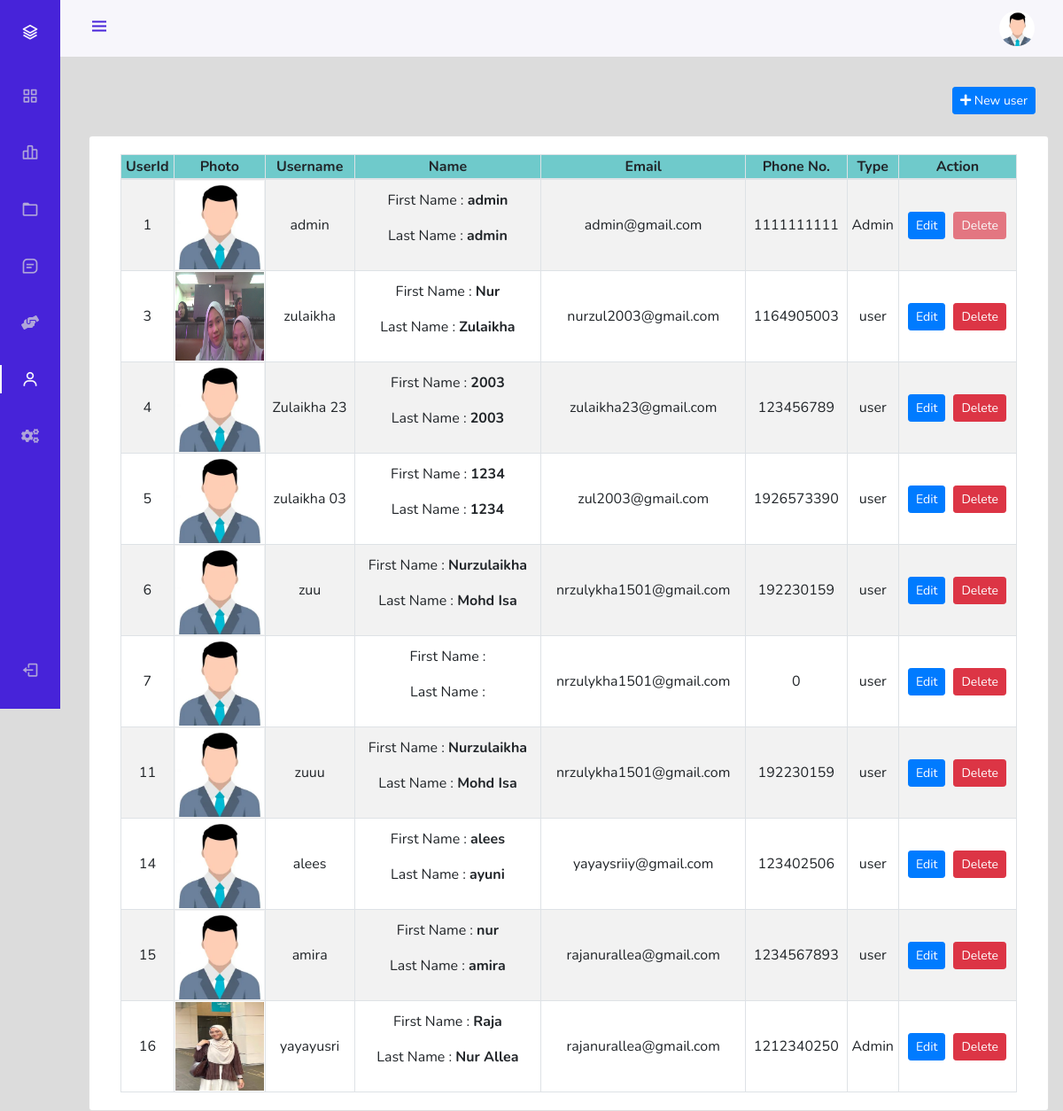
Before: /admin/index.php?page=userManage (signed in) with the older database file.
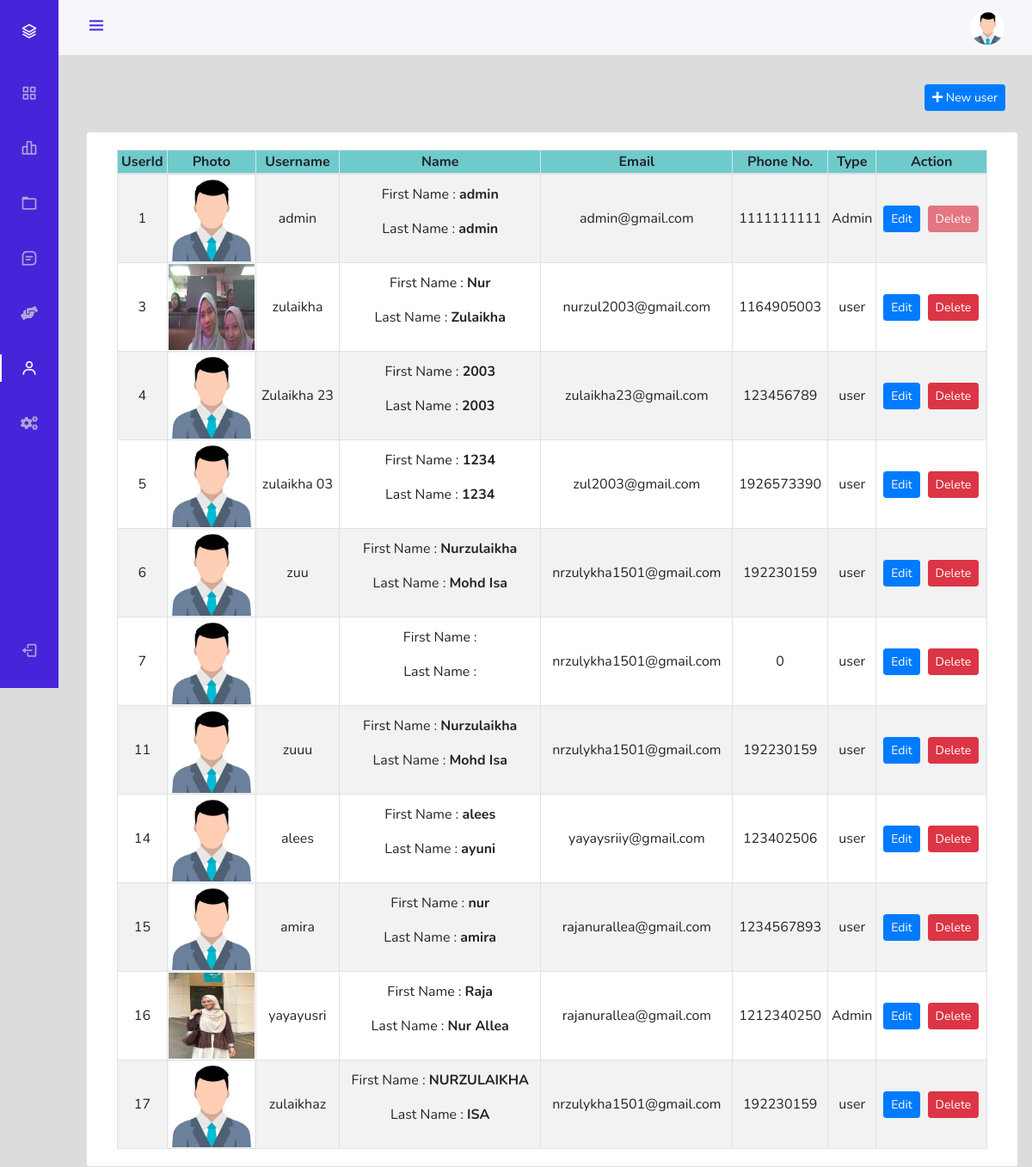
After: the same page with the newer database file.
### tables this page shows
CREATE TABLE `users` (
  `id` int(21) NOT NULL,
  `username` varchar(21) NOT NULL,
  `firstName` varchar(21) NOT NULL,
  `lastName` varchar(21) NOT NULL,
  `email` varchar(35) NOT NULL,
  `phone` bigint(20) NOT NULL,
  `userType` enum('0','1') NOT NULL DEFAULT '0' COMMENT '0=user\r\n1=admin',
  `password` varchar(255) NOT NULL,
  `verify_token` varchar(255) NOT NULL,
  `verify_status` tinyint(2) NOT NULL DEFAULT 0 COMMENT '0=no, 1=yes',
  `expDate` datetime DEFAULT NULL,
  `joinDate` datetime NOT NULL DEFAULT current_timestamp()
);

### admin/userManage.php (the view, shortened to what this page needs)
<div class="container-fluid" style="margin-top:98px">
	<div class="row">
        <div class="col-lg-12">
            <button class="btn btn-primary float-right btn-sm" data-toggle="modal" data-target="#newUser"><i class="fa fa-plus"></i> New user</button>
        </div>
	</div>
	    <br>
	<div class="row">
		<div class="card col-lg-12">
			<div class="card-body">
				<table class="table-striped table-bordered col-md-12 text-center">
                    <thead style="background-color: rgb(111 202 203);">
                        <tr>
                            <th>UserId</th>
                            <th style="width:7%">Photo</th>
                            <th>Username</th>
                            <th>Name</th>
                            <th>Email</th>
                            <th>Phone No.</th>
                            <th>Type</th>
                            <th>Action</th>
                        </tr>
                    </thead>
                    <tbody>
                        <?php
                            $sql = "SELECT * FROM users";
                            $result = mysqli_query($conn, $sql);
                            while($row=mysqli_fetch_assoc($result)) {
                                $Id = $row['id'];
                                $username = $row['username'];
                                $firstName = $row['firstName'];
                                $lastName = $row['lastName'];
                                $email = $row['email'];
                                $phone = $row['phone'];
                                $userType = $row['userType'];
                                if($userType == 0) {
								$userType = "user";
								    echo '<tr>
                                    <td>' .$Id. '</td>
                                    <td><img src="/DailyFreshOrderingSystem/img/person-' .$Id. '.jpg" alt="image for this user" onError="this.src =\'/DailyFreshOrderingSystem/img/profilePic.jpg\'" width="100px" height="100px"></td>
                                    <td>' .$username. '</td>
                                    <td>
                                        <p>First Name : <b>' .$firstName. '</b></p>
                                        <p>Last Name : <b>' .$lastName. '</b></p>
                                    </td>
                                    <td>' .$email. '</td>
                                    <td>' .$phone. '</td>
                                    <td>' .$userType. '</td>
                                    <td class="text-center">
                                        <div class="row mx-auto" style="width:112px">
                                            <button class="btn btn-sm btn-primary" data-toggle="modal" data-target="#editUser' .$Id. '" type="button">Edit</button>';
                                            if($Id == 1) {
                                                echo '<button class="btn btn-sm btn-danger" disabled style="margin-left:9px;">Delete</button>';
                                            }
                                            else {
                                                echo '<form action="partials/_userManage.php" method="POST">
                                                        <button name="removeUser" class="btn btn-sm btn-danger" style="margin-left:9px;">Delete</button>
                                                        <input type="hidden" name="Id" value="'.$Id. '">
                                                    </form>';
                                            }
                                    echo '</div>
                                    </td>
                                </tr>';}
                                else{
                                    $userType = "Admin";
                                echo '<tr>
                                    <td>' .$Id. '</td>
                                    <td><img src="/DailyFreshOrderingSystem/admin/assetsForSideBar/img/person-' .$Id. '.jpg" alt="image for this user" onError="this.src =\'/DailyFreshOrderingSystem/img/profilePic.jpg\'" width="100px" height="100px"></td>
                                    <td>' .$username. '</td>
                                    <td>
                                        <p>First Name : <b>' .$firstName. '</b></p>
                                        <p>Last Name : <b>' .$lastName. '</b></p>
                                    </td>
                                    <td>' .$email. '</td>
                                    <td>' .$phone. '</td>
                                    <td>' .$userType. '</td>
                                    <td class="text-center">
                                        <div class="row mx-auto" style="width:112px">
                                            <button class="btn btn-sm btn-primary" data-toggle="modal" data-target="#editUser' .$Id. '" type="button">Edit</button>';
                                            if($Id == 1) {
                                                echo '<button class="btn btn-sm btn-danger" disabled style="margin-left:9px;">Delete</button>';
                                            }
                                            else {
                                                echo '<form action="partials/_userManage.php" method="POST">
                                                        <button name="removeUser" class="btn btn-sm btn-danger" style="margin-left:9px;">Delete</button>
                                                        <input type="hidden" name="Id" value="'.$Id. '">
                                                    </form>';
                                            }
                                    echo '</div>
                                    </td>
                                </tr>';
								}
                            }
                        ?>
                    </tbody>
		        </table>
			</div>
		</div>
	</div>
</div>

### admin/index.php (shortened to what this page needs)
<?php
    if(isset($_SESSION['adminloggedin']) && $_SESSION['adminloggedin']==true){
        $adminloggedin= true;
        $userId = $_SESSION['adminuserId'];
    }
    else{
        $adminloggedin = false;
        $userId = 0;
    }
    if($adminloggedin) {
?>
<!doctype html>
<html lang="en">
<head>
    <link rel="stylesheet" href="https://stackpath.bootstrapcdn.com/bootstrap/4.4.1/css/bootstrap.min.css">
    <link rel="stylesheet" href="https://use.fontawesome.com/releases/v5.8.2/css/all.css">
    <link href='https://cdn.jsdelivr.net/npm/boxicons@2.0.5/css/boxicons.min.css' rel='stylesheet'>
    <link rel="stylesheet" href="assetsForSideBar/css/styles.css">
</head>
<body id="body-pd" style="background: #80808045;">
    <?php
        require 'partials/_nav.php';
    ?>
    <?php $page = isset($_GET['page']) ? $_GET['page'] :'home'; ?>
    <?php include $page.'.php' ?>
</body>
</html>
<?php
    }
    else{
        header("location: /DailyFreshOrderingSystem/admin/login.php");
    }
?>

### admin/partials/_nav.php (shortened to what this page needs)
<header class="header" id="header">
       <div class="header__toggle">
           <i class='bx bx-menu' id="header-toggle"></i>
       </div>
       <div class="header__img">
		<a href="viewProfile.php"><img src="assetsForSideBar/img/person-<?php echo $userId; ?>.jpg" onError="this.src = 'assetsForSideBar/img/profilePic.jpg'"></a>
       </div>
   </header>
   <div class="l-navbar" id="nav-bar">
       <nav class="nav">
           <div>
               <a href="index.php" class="nav__logo">
                   <i class='bx bx-layer nav__logo-icon'></i>
               </a>
               <div class="nav__list">
                   <a href="index.php" class="nav__link nav-home">
                     <i class='bx bx-grid-alt nav__icon' ></i>
                   </a>
                   <a href="index.php?page=orderManage" class="nav-orderManage nav__link ">
                     <i class='bx bx-bar-chart-alt-2 nav__icon' ></i>
                   </a>
                   <a href="index.php?page=categoryManage" class="nav__link nav-categoryManage">
                     <i class='bx bx-folder nav__icon' ></i>
                   </a>
                   <a href="index.php?page=menuManage" class="nav__link nav-menuManage">
                     <i class='bx bx-message-square-detail nav__icon' ></i>
                   </a>
                   <a href="index.php?page=contactManage" class="nav__link nav-contactManage">
                     <i class="fas fa-hands-helping"></i>
                   </a>
                   <a href="index.php?page=userManage" class="nav__link nav-userManage">
                     <i class='bx bx-user nav__icon' ></i>
                   </a>
                   <a href="index.php?page=siteManage" class="nav__link nav-siteManage">
                     <i class="fas fa-cogs"></i>
                   </a>
               </div>
           </div>
           <a href="partials/_logout.php" class="nav__link">
             <i class='bx bx-log-out nav__icon' ></i>
           </a>
       </nav>
   </div>

### admin/assetsForSideBar/css/styles.css (style rules this page uses)
:root { --header-height: 3rem; --nav-width: 68px; --first-color: #4723D9; --first-color-light: #AFA5D9; --white-color: #F7F6FB; --body-font: 'Nunito', sans-serif; --normal-font-size: 1rem; --z-fixed: 100; }
*,::before,::after { box-sizing: border-box; }
body { position: relative; margin: var(--header-height) 0 0 0; padding: 0 1rem; font-family: var(--body-font); font-size: var(--normal-font-size); transition: .5s; }
a { text-decoration: none; }
.header { width: 100%; height: var(--header-height); position: fixed; top: 0; left: 0; display: flex; align-items: center; justify-content: space-between; padding: 0 1rem; background-color: var(--white-color); z-index: var(--z-fixed); transition: .5s; }
.header__toggle { color: var(--first-color); font-size: 1.5rem; cursor: pointer; }
.header__img { width: 35px; height: 35px; display: flex; justify-content: center; border-radius: 50%; overflow: hidden; }
.header__img img { width: 40px; }
.l-navbar { position: fixed; top: 0; left: -30%; width: var(--nav-width); height: 100vh; background-color: var(--first-color); padding: .5rem 1rem 0 0; transition: .5s; z-index: var(--z-fixed); }
.nav { height: 100%; display: flex; flex-direction: column; justify-content: space-between; overflow: hidden; }
.nav__logo, .nav__link { display: grid; grid-template-columns: max-content max-content; align-items: center; column-gap: 1rem; padding: .5rem 0 .5rem 1.5rem; }
.nav__logo { margin-bottom: 2rem; }
.nav__logo-icon { font-size: 1.25rem; color: var(--white-color); }
.nav__link { position: relative; color: var(--first-color-light); margin-bottom: 1.5rem; transition: .3s; }
.nav__icon { font-size: 1.25rem; }
.active { color: var(--white-color); }
.active::before { content: ''; position: absolute; left: 0; width: 2px; height: 32px; background-color: var(--white-color); }
@media screen and (min-width: 768px) { body { margin: calc(var(--header-height) + 1rem) 0 0 0; padding-left: calc(var(--nav-width) + 2rem); } }
@media screen and (min-width: 768px) { .header { height: calc(var(--header-height) + 1rem); padding: 0 2rem 0 calc(var(--nav-width) + 2rem); } }
@media screen and (min-width: 768px) { .header__img { width: 40px; height: 40px; } }
@media screen and (min-width: 768px) { .header__img img { width: 45px; } }
@media screen and (min-width: 768px) { .l-navbar { left: 0; padding: 1rem 1rem 0 0; } }

Changed rows visible on the page:
added users: id "17", username "zulaikhaz", firstName "NURZULAIKHA", lastName "ISA", email "nrzulykha1501@gmail.com", phone "192230159", userType "user"
